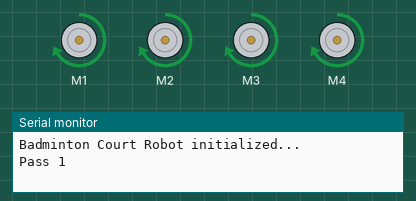
The sketch below on a simulated Arduino Uno, built with avr-gcc and run on an emulated ATmega328P. On the bench: 4 × DC motor (green arrow = forward, orange = backward, longer = faster), the last lines printed to the serial monitor. At 19.1 s the program stops and its outputs stay as they are.

Above: at 0.1 s.
At 7.0 s:
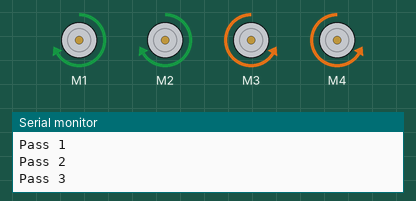
At 10.0 s:
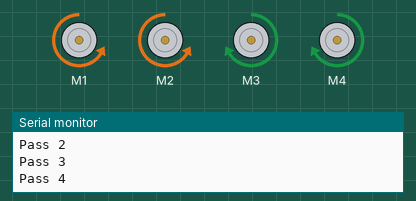
At 19.2 s:
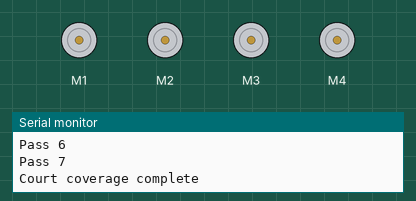
Timing chart, 0 to 20.6 s (numbered marks = the images above):
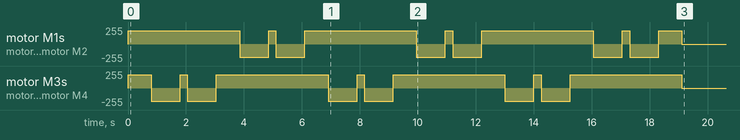

The sketch:

13.4m.ino
```cpp
#include <AFMotor.h>

// Motor setup
AF_DCMotor motor1(1);
AF_DCMotor motor2(2);
AF_DCMotor motor3(3);
AF_DCMotor motor4(4);

// Badminton court dimensions in meters
const float COURT_LENGTH = 13.4;  // Length
const float COURT_WIDTH = 6.1;    // Width

// Movement parameters
const int forwardTime = 800;      // Time to move forward ~2 meters
const int sideStepTime = 250;     // Time to move sideways ~0.5 meters
const int turnTime = 1000;        // Time for 90-degree turn
const int numPasses = 12;         // Passes to cover court width
const int motorSpeed = 200;       // Reduced speed for better control

void setup() {
  Serial.begin(9600);
  Serial.println("Badminton Court Robot initialized...");
}

void loop() {
  float currentX = 0;
  float currentY = 0;

  for (int i = 0; i < numPasses; i++) {
    // Move forward within court length
    Serial.print("Pass ");
    Serial.println(i + 1);
    moveForward();
    delay(forwardTime);
    currentY += 2.0;  // Approximate distance covered

    // Check if we're still within court
    if (currentY >= COURT_LENGTH) {
      stop();
      break;
    }

    if (i < numPasses - 1) {
      if (i % 2 == 0) {
        turnRight();
        delay(turnTime);
        moveForward();
        delay(sideStepTime);
        currentX += 0.5;  // Side step distance
        turnRight();
        delay(turnTime);
      } else {
        turnLeft();
        delay(turnTime);
        moveForward();
        delay(sideStepTime);
        currentX += 0.5;
        turnLeft();
        delay(turnTime);
      }

      // Check if we're exceeding court width
      if (currentX >= COURT_WIDTH) {
        stop();
        break;
      }
    }
  }

  Serial.println("Court coverage complete");
  stop();
  while(true);
}

void moveForward() {
  motor1.setSpeed(motorSpeed);
  motor2.setSpeed(motorSpeed);
  motor3.setSpeed(motorSpeed);
  motor4.setSpeed(motorSpeed);

  motor1.run(FORWARD);
  motor2.run(FORWARD);
  motor3.run(FORWARD);
  motor4.run(FORWARD);
}

void turnRight() {
  motor1.setSpeed(motorSpeed);
  motor2.setSpeed(motorSpeed);
  motor3.setSpeed(motorSpeed);
  motor4.setSpeed(motorSpeed);

  motor1.run(FORWARD);
  motor2.run(FORWARD);
  motor3.run(BACKWARD);
  motor4.run(BACKWARD);
}

void turnLeft() {
  motor1.setSpeed(motorSpeed);
  motor2.setSpeed(motorSpeed);
  motor3.setSpeed(motorSpeed);
  motor4.setSpeed(motorSpeed);

  motor1.run(BACKWARD);
  motor2.run(BACKWARD);
  motor3.run(FORWARD);
  motor4.run(FORWARD);
}

void stop() {
  motor1.run(RELEASE);
  motor2.run(RELEASE);
  motor3.run(RELEASE);
  motor4.run(RELEASE);
}


// 13.4m length x 6.1m width

// START→   Path Direction
//   ┌─────────────────────────┐
//   │  ──────────────────►    │
//   │                         │
//   │  ◄──────────────────    │
//   │                         │
//   │  ──────────────────►    │
//   │                         │
//   │  ◄──────────────────    │
//   └─────────────────────────┘

// Legend:
// ──► Forward movement
// ◄── Return movement
//  │  Side step (0.5m)
```

Measured:
- by itself, motor M3, motor M4: repeats every 6.1 s: backward 200/255 1.0 s, forward 200/255 0.25 s, backward 200/255 1.0 s, forward 200/255 3.9 s
- by itself, motor M1, motor M2: stopped → forward 200/255 at 0.00 s, → backward 200/255 3.9 s later, → forward 200/255 1.0 s later, → backward 200/255 0.25 s later, … (14 changes in this stretch)
